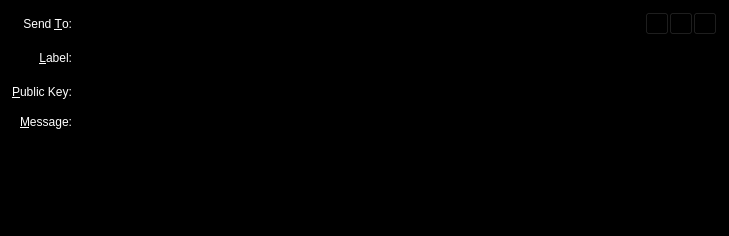
<?xml version="1.0" encoding="UTF-8"?>
<ui version="4.0">
 <class>SendMessagesEntry</class>
 <widget class="QFrame" name="SendMessagesEntry">
  <property name="geometry">
   <rect>
    <x>0</x>
    <y>0</y>
    <width>729</width>
    <height>236</height>
   </rect>
  </property>
  <property name="windowTitle">
   <string>Form</string>
  </property>
  <property name="styleSheet">
   <string notr="true">background-color: rgb(0, 0, 0);
color: rgb(255, 255, 255);</string>
  </property>
  <property name="frameShape">
   <enum>QFrame::StyledPanel</enum>
  </property>
  <property name="frameShadow">
   <enum>QFrame::Sunken</enum>
  </property>
  <layout class="QGridLayout" name="gridLayout">
   <property name="spacing">
    <number>12</number>
   </property>
   <item row="3" column="2">
    <layout class="QHBoxLayout" name="sendToLayout">
     <property name="spacing">
      <number>0</number>
     </property>
     <item>
      <widget class="QValidatedLineEdit" name="sendTo">
       <property name="toolTip">
        <string>The address to send the payment to  (e.g. 4Zo1ga6xuKuQ7JV7M9rGDoxdbYwV5zgQJ5)</string>
       </property>
       <property name="maxLength">
        <number>34</number>
       </property>
      </widget>
     </item>
     <item>
      <widget class="QToolButton" name="addressBookButton">
       <property name="toolTip">
        <string>Choose address from address book</string>
       </property>
       <property name="text">
        <string/>
       </property>
       <property name="icon">
        <iconset resource="../bitcoin.qrc">
         <normaloff>:/icons/address-book</normaloff>:/icons/address-book</iconset>
       </property>
       <property name="shortcut">
        <string>Alt+A</string>
       </property>
      </widget>
     </item>
     <item>
      <widget class="QToolButton" name="pasteButton">
       <property name="toolTip">
        <string>Paste address from clipboard</string>
       </property>
       <property name="text">
        <string/>
       </property>
       <property name="icon">
        <iconset resource="../bitcoin.qrc">
         <normaloff>:/icons/editpaste</normaloff>:/icons/editpaste</iconset>
       </property>
       <property name="shortcut">
        <string>Alt+P</string>
       </property>
      </widget>
     </item>
     <item>
      <widget class="QToolButton" name="deleteButton">
       <property name="toolTip">
        <string>Remove this recipient</string>
       </property>
       <property name="text">
        <string/>
       </property>
       <property name="icon">
        <iconset resource="../bitcoin.qrc">
         <normaloff>:/icons/remove</normaloff>:/icons/remove</iconset>
       </property>
      </widget>
     </item>
    </layout>
   </item>
   <item row="6" column="0">
    <widget class="QLabel" name="messageLabel">
     <property name="text">
      <string>&amp;Message:</string>
     </property>
     <property name="alignment">
      <set>Qt::AlignRight|Qt::AlignTop|Qt::AlignTrailing</set>
     </property>
     <property name="buddy">
      <cstring>messageText</cstring>
     </property>
    </widget>
   </item>
   <item row="3" column="0">
    <widget class="QLabel" name="label_2">
     <property name="text">
      <string>Send &amp;To:</string>
     </property>
     <property name="alignment">
      <set>Qt::AlignRight|Qt::AlignTrailing|Qt::AlignVCenter</set>
     </property>
     <property name="buddy">
      <cstring>sendTo</cstring>
     </property>
    </widget>
   </item>
   <item row="6" column="2">
    <widget class="QValidatedTextEdit" name="messageText">
     <property name="mouseTracking">
      <bool>true</bool>
     </property>
     <property name="focusPolicy">
      <enum>Qt::WheelFocus</enum>
     </property>
     <property name="tabChangesFocus">
      <bool>false</bool>
     </property>
    </widget>
   </item>
   <item row="4" column="2">
    <widget class="QValidatedLineEdit" name="addAsLabel">
     <property name="enabled">
      <bool>true</bool>
     </property>
     <property name="toolTip">
      <string>Enter a label for this address to add it to your address book</string>
     </property>
    </widget>
   </item>
   <item row="4" column="0">
    <widget class="QLabel" name="label_4">
     <property name="text">
      <string>&amp;Label:</string>
     </property>
     <property name="alignment">
      <set>Qt::AlignRight|Qt::AlignTrailing|Qt::AlignVCenter</set>
     </property>
     <property name="buddy">
      <cstring>addAsLabel</cstring>
     </property>
    </widget>
   </item>
   <item row="5" column="0">
    <widget class="QLabel" name="publicKeyLabel">
     <property name="text">
      <string>&amp;Public Key:</string>
     </property>
     <property name="buddy">
      <cstring>publicKey</cstring>
     </property>
    </widget>
   </item>
   <item row="5" column="2">
    <widget class="QValidatedLineEdit" name="publicKey"/>
   </item>
  </layout>
 </widget>
 <customwidgets>
  <customwidget>
   <class>QValidatedLineEdit</class>
   <extends>QLineEdit</extends>
   <header>qvalidatedlineedit.h</header>
  </customwidget>
  <customwidget>
   <class>QValidatedTextEdit</class>
   <extends>QPlainTextEdit</extends>
   <header>qvalidatedtextedit.h</header>
  </customwidget>
 </customwidgets>
 <resources>
  <include location="../bitcoin.qrc"/>
 </resources>
 <connections/>
</ui>
